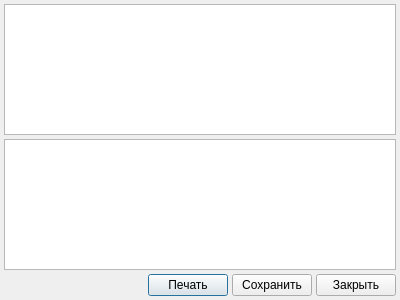
<?xml version="1.0" encoding="UTF-8"?>
<ui version="4.0">
 <class>CheckPeriodActions</class>
 <widget class="QDialog" name="CheckPeriodActions">
  <property name="geometry">
   <rect>
    <x>0</x>
    <y>0</y>
    <width>400</width>
    <height>300</height>
   </rect>
  </property>
  <property name="windowTitle">
   <string>Контроль движения пациента</string>
  </property>
  <layout class="QGridLayout" name="gridLayout">
   <property name="margin">
    <number>4</number>
   </property>
   <property name="spacing">
    <number>4</number>
   </property>
   <item row="2" column="2">
    <widget class="QPushButton" name="btnPrint">
     <property name="text">
      <string>Печать</string>
     </property>
    </widget>
   </item>
   <item row="2" column="4">
    <widget class="QPushButton" name="btnClose">
     <property name="text">
      <string>Закрыть</string>
     </property>
    </widget>
   </item>
   <item row="1" column="0" colspan="5">
    <widget class="CInDocTableView" name="tblActionList"/>
   </item>
   <item row="2" column="0">
    <spacer name="horizontalSpacer">
     <property name="orientation">
      <enum>Qt::Horizontal</enum>
     </property>
     <property name="sizeHint" stdset="0">
      <size>
       <width>221</width>
       <height>20</height>
      </size>
     </property>
    </spacer>
   </item>
   <item row="0" column="0" colspan="5">
    <widget class="CTextBrowser" name="txtClientInfoBrowser"/>
   </item>
   <item row="2" column="3">
    <widget class="QPushButton" name="btnSave">
     <property name="text">
      <string>Сохранить</string>
     </property>
    </widget>
   </item>
  </layout>
 </widget>
 <customwidgets>
  <customwidget>
   <class>CTextBrowser</class>
   <extends>QTextBrowser</extends>
   <header>library/TextBrowser.h</header>
  </customwidget>
  <customwidget>
   <class>CInDocTableView</class>
   <extends>QTableView</extends>
   <header>library/InDocTable.h</header>
  </customwidget>
 </customwidgets>
 <resources/>
 <connections/>
</ui>
